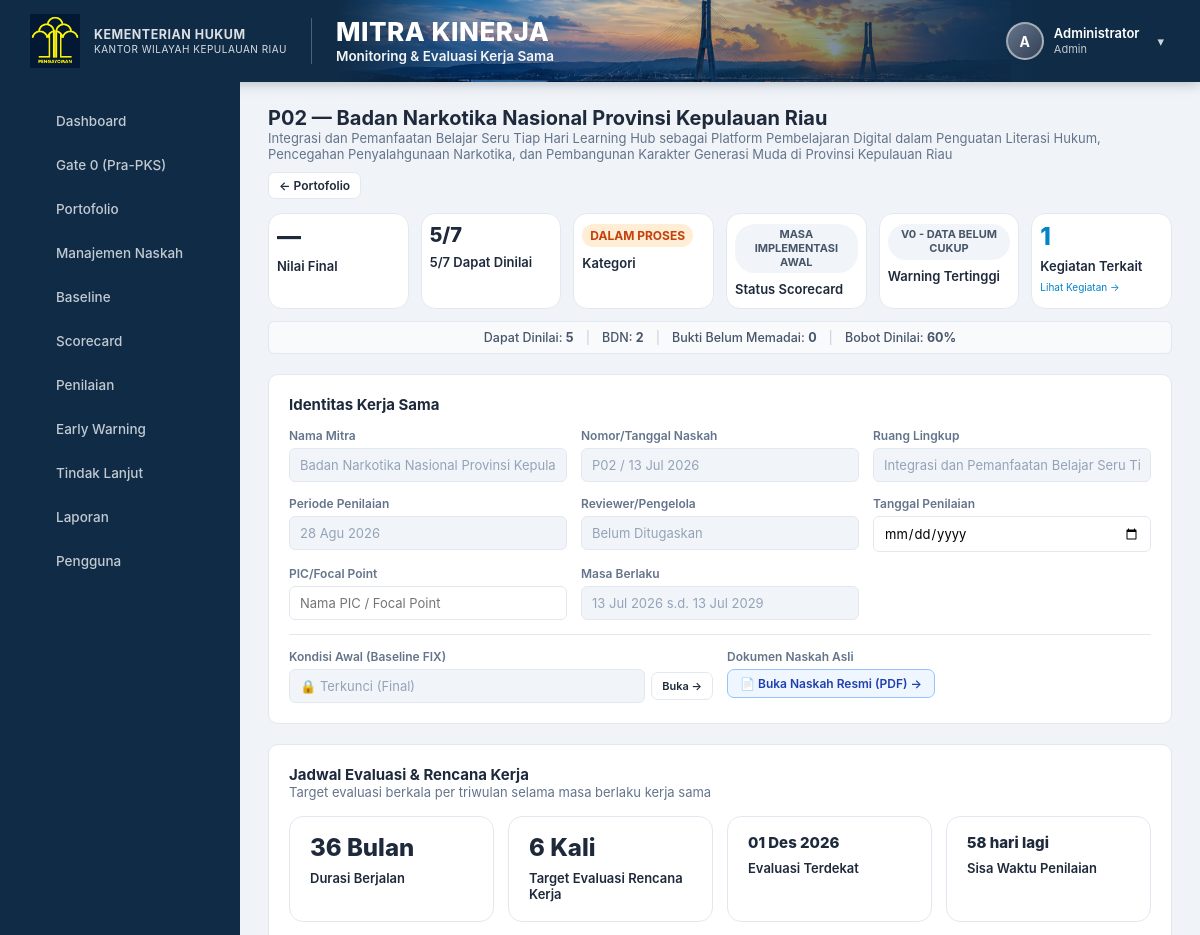
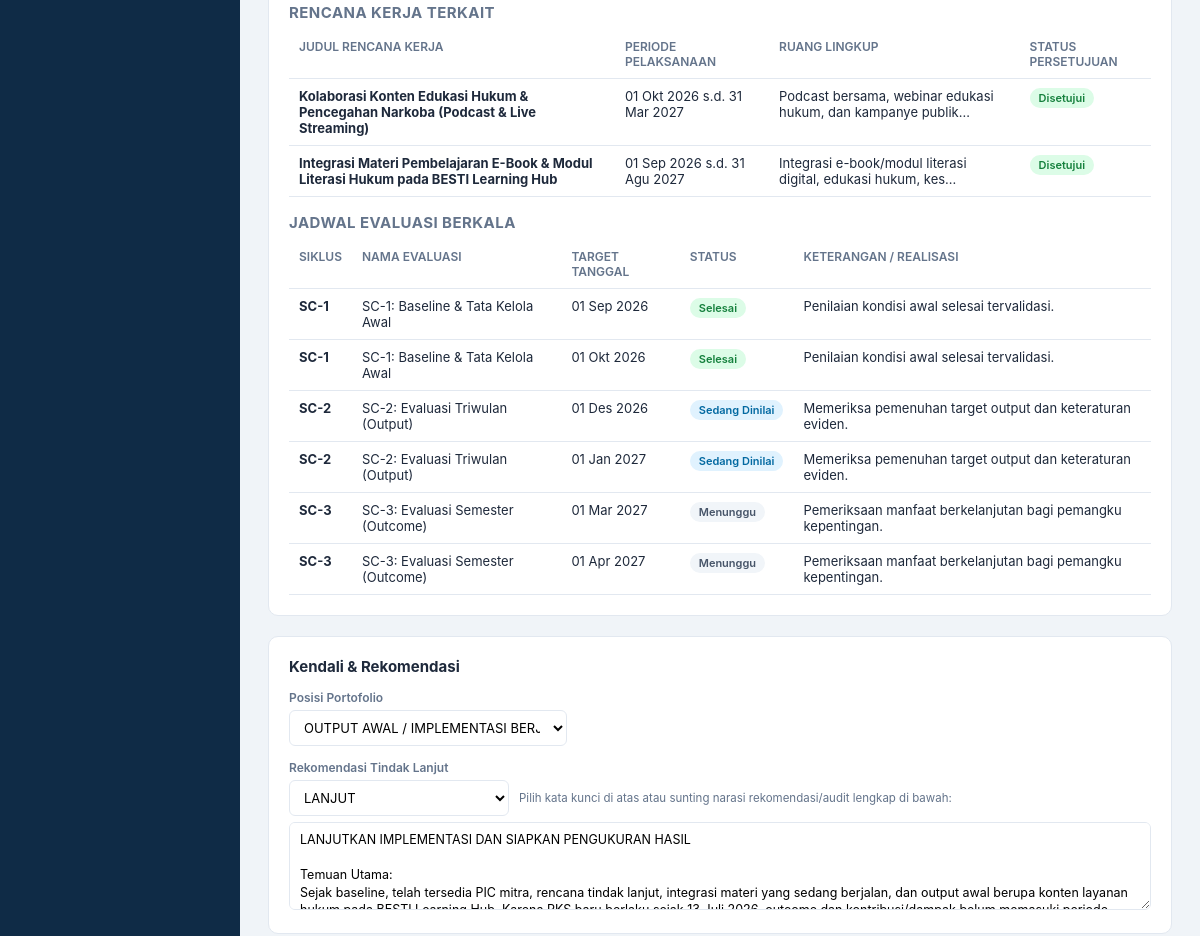
Before: /mitra_edit.php?id=2 (signed in, upper part) with the older database file (2 pictures, top to bottom).
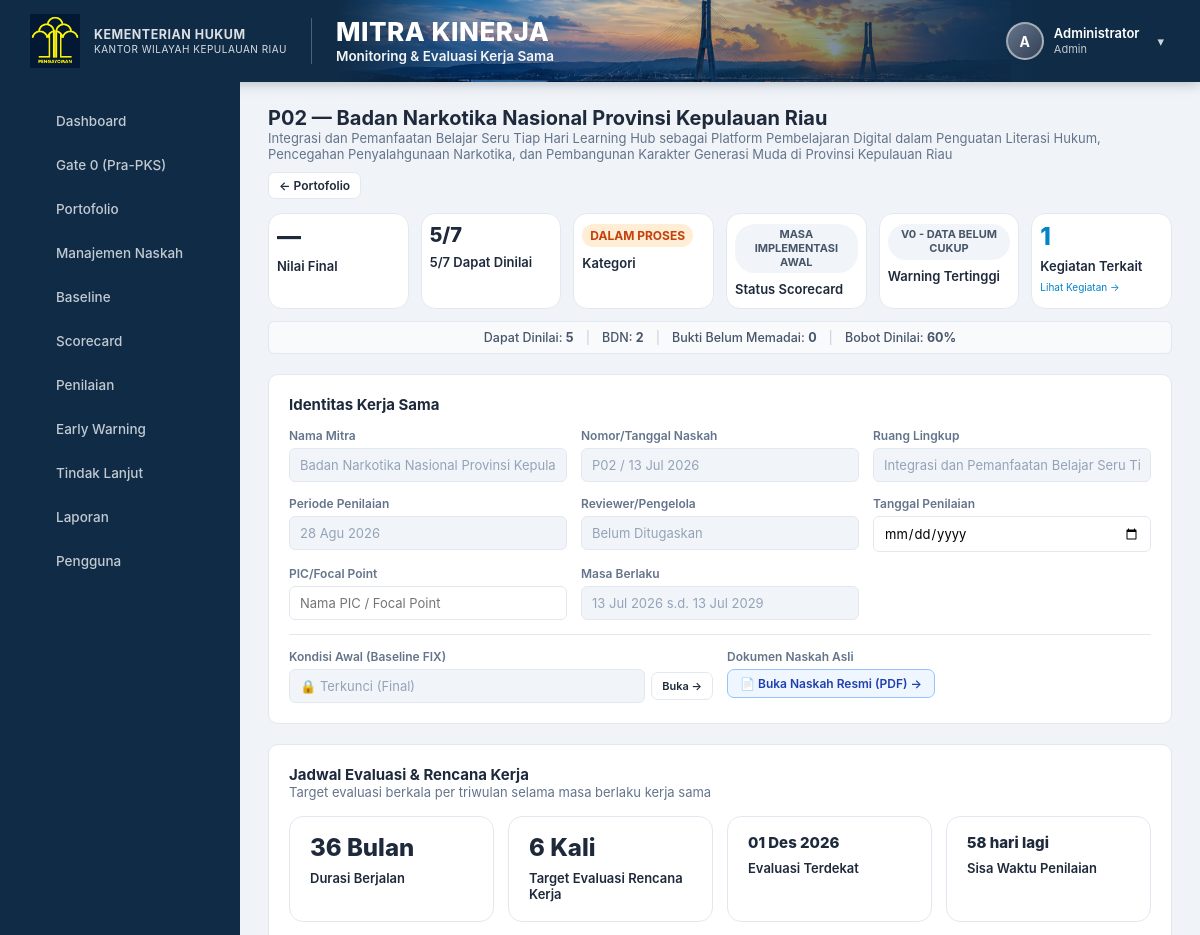
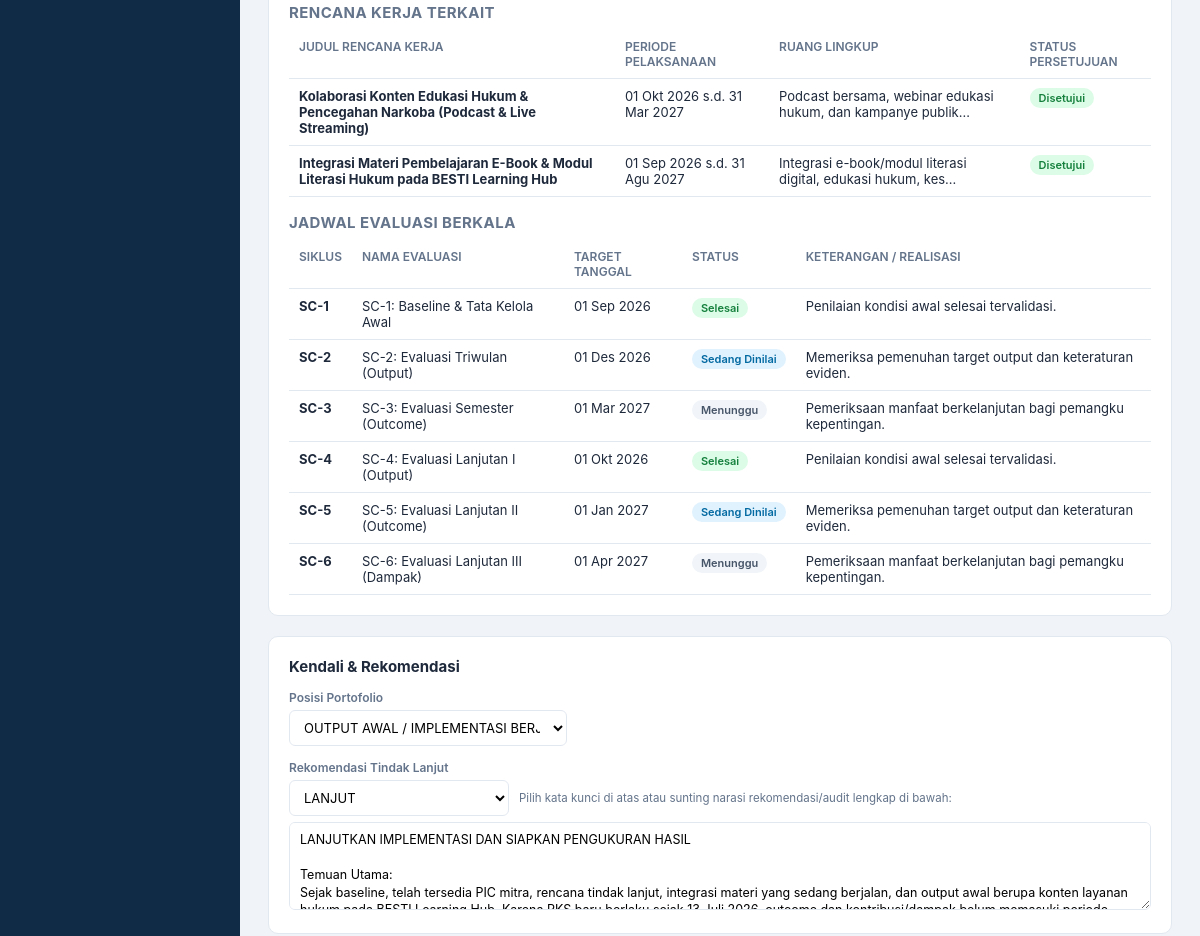
After: the same page with the newer database file (2 pictures, top to bottom).
### tables this page shows
CREATE TABLE `rencana_kerja` (
  `id` int(11) NOT NULL AUTO_INCREMENT,
  `mitra_id` int(11) NOT NULL,
  `judul_rencana` varchar(255) NOT NULL,
  `ruang_lingkup` text DEFAULT NULL,
  `maksud_tujuan` text DEFAULT NULL,
  `tanggal_mulai` date NOT NULL,
  `tanggal_selesai` date NOT NULL,
  `status` enum('Draft','Proses Persetujuan','Disetujui','Selesai') NOT NULL DEFAULT 'Disetujui',
  `alasan_persetujuan` text DEFAULT NULL,
  `draft_naskah` varchar(255) DEFAULT NULL,
  `created_at` timestamp NOT NULL DEFAULT current_timestamp(),
  PRIMARY KEY (`id`),
  KEY `mitra_id` (`mitra_id`),
  CONSTRAINT `rencana_kerja_ibfk_1` FOREIGN KEY (`mitra_id`) REFERENCES `mitra_kinerja` (`id`) ON DELETE CASCADE
);

CREATE TABLE `siklus_monev` (
  `id` int(11) NOT NULL AUTO_INCREMENT,
  `mitra_id` int(11) NOT NULL,
  `rencana_kerja_id` int(11) DEFAULT NULL,
  `siklus_ke` int(11) NOT NULL,
  `nama_siklus` varchar(100) NOT NULL,
  `tanggal_target_evaluasi` date NOT NULL,
  `tanggal_realisasi_evaluasi` date DEFAULT NULL,
  `status_siklus` enum('Menunggu','Perlu Penilaian Segera','Sedang Dinilai','Selesai') NOT NULL DEFAULT 'Menunggu',
  `catatan_monev` text DEFAULT NULL,
  `nilai_siklus` decimal(6,2) DEFAULT NULL,
  `created_at` timestamp NOT NULL DEFAULT current_timestamp(),
  PRIMARY KEY (`id`),
  UNIQUE KEY `uq_mitra_siklus` (`mitra_id`, `siklus_ke`),
  KEY `mitra_id` (`mitra_id`),
  KEY `rencana_kerja_id` (`rencana_kerja_id`),
  CONSTRAINT `siklus_monev_ibfk_1` FOREIGN KEY (`mitra_id`) REFERENCES `mitra_kinerja` (`id`) ON DELETE CASCADE,
  CONSTRAINT `siklus_monev_ibfk_2` FOREIGN KEY (`rencana_kerja_id`) REFERENCES `rencana_kerja` (`id`) ON DELETE SET NULL
);

### mitra_edit.php (the view, shortened to what the changed rows need)
<?php
require_once __DIR__ . '/includes/auth.php';
require_once __DIR__ . '/includes/data.php';
requireLogin();
$id = (int)($_GET['id'] ?? 0);
$pdo = getDB();
$stmt = $pdo->prepare('SELECT * FROM mitra_kinerja WHERE id = ?');
$stmt->execute([$id]);
$mitra = $stmt->fetch();
$summary = getMitraSummary($pdo, $mitra);
require __DIR__ . '/includes/header.php';
?>
<div class="flex-between" style="margin-bottom:14px;">
    <div>
        <h1 style="margin:0;font-size:20px;"><?= h($mitra['kode']) ?> — <?= h($mitra['nama_mitra']) ?></h1>
    </div>
</div>
<form method="post">
<div class="card">
    <h2>Identitas Kerja Sama</h2>
</div>
<?php
$rencanaKerja = [];
$siklusMonev = [];
try {
    $stmtRK = $pdo->prepare('SELECT * FROM rencana_kerja WHERE mitra_id = ? ORDER BY tanggal_mulai DESC');
    $stmtRK->execute([$id]);
    $rencanaKerja = $stmtRK->fetchAll();
    $stmtSM = $pdo->prepare('SELECT * FROM siklus_monev WHERE mitra_id = ? ORDER BY siklus_ke ASC');
    $stmtSM->execute([$id]);
    $siklusMonev = $stmtSM->fetchAll();
} catch (Throwable $e) {}
$monev = $summary['monev'];
?>
<div class="card" style="margin-top:20px;">
    <div class="flex-between">
        <div>
            <h2 style="margin:0;">Jadwal Evaluasi &amp; Rencana Kerja</h2>
        </div>
    </div>
    <div class="kpi-grid" style="margin:16px 0;grid-template-columns:repeat(auto-fit, minmax(140px, 1fr));">
        <div class="kpi-card">
            <div class="kpi-value"><?= $monev['total_siklus'] ?> Kali</div>
            <div class="kpi-label">Target Evaluasi Rencana Kerja</div>
        </div>
        <div class="kpi-card">
            <div class="kpi-value" style="font-size:15px;"><?= $monev['target_evaluasi_terdekat'] ? formatTanggal($monev['target_evaluasi_terdekat']) : '-' ?></div>
            <div class="kpi-label">Evaluasi Terdekat</div>
        </div>
    </div>
    <?php if (!empty($rencanaKerja)): ?>
    <div class="table-wrap" style="margin-bottom:16px;">
        <table>
            <thead>
                <tr><th>Judul Rencana Kerja</th><th>Periode Pelaksanaan</th><th>Ruang Lingkup</th><th>Status Persetujuan</th></tr>
            </thead>
            <tbody>
                <?php foreach ($rencanaKerja as $rk):
                    $rkStatus = trim((string)($rk['status'] ?? 'Draft'));
                    $rkBadge = match(strtolower($rkStatus)) {
                        'disetujui' => 'success',
                        'proses', 'dalam proses' => 'warning',
                        'draft' => 'secondary',
                        default => 'secondary'
                    };
                ?>
                <tr>
                    <td><strong><?= h($rk['judul_rencana']) ?></strong></td>
                    <td><?= formatTanggal($rk['tanggal_mulai']) ?> s.d. <?= formatTanggal($rk['tanggal_selesai']) ?></td>
                    <td><?= h(singkat($rk['ruang_lingkup'] ?? '-', 60)) ?></td>
                    <td><span class="badge badge-<?= $rkBadge ?>"><?= h($rk['status']) ?></span></td>
                </tr>
                <?php endforeach; ?>
            </tbody>
        </table>
    </div>
    <?php endif; ?>
    <div class="table-wrap">
        <table>
            <thead>
                <tr><th>Siklus</th><th>Nama Evaluasi</th><th>Target Tanggal</th><th>Status</th><th>Keterangan / Realisasi</th></tr>
            </thead>
            <tbody>
                <?php if (!empty($siklusMonev)): ?>
                    <?php foreach ($siklusMonev as $sm):
                        $smBadge = match($sm['status_siklus']) {
                            'Selesai' => 'success',
                            'Perlu Penilaian Segera' => 'warning',
                            'Sedang Dinilai' => 'info',
                            default => 'secondary'
                        };
                    ?>
                    <tr>
                        <td><strong>SC-<?= $sm['siklus_ke'] ?></strong></td>
                        <td><?= h($sm['nama_siklus']) ?></td>
                        <td><?= formatTanggal($sm['tanggal_target_evaluasi']) ?></td>
                        <td><span class="badge badge-<?= $smBadge ?>"><?= h($sm['status_siklus']) ?></span></td>
                        <td><?= h($sm['catatan_monev'] ?? ($sm['tanggal_realisasi_evaluasi'] ? 'Selesai: ' . formatTanggal($sm['tanggal_realisasi_evaluasi']) : '-')) ?></td>
                    </tr>
                    <?php endforeach; ?>
                <?php endif; ?>
            </tbody>
        </table>
    </div>
</div>
<div class="card" style="margin-top:20px;">
    <h2>Kendali &amp; Rekomendasi</h2>
</div>
</form>
<?php require __DIR__ . '/includes/footer.php'; ?>

### includes/header.php (shortened to what the changed rows need)
<?php
$user = currentUser();
$currentPage = basename($_SERVER['PHP_SELF'] ?? '', '.php');
$role = $user['role'] ?? 'pemeriksa';
$allNavItems = [
    ['page' => 'dashboard',      'label' => 'Dashboard',         'roles' => ['admin','pemeriksa','validator','pimpinan','pengampu','pic']],
    ['page' => 'gate0',          'label' => 'Gate 0 (Pra-PKS)',  'roles' => ['admin','pemeriksa','pimpinan','pengampu']],
    ['page' => 'portofolio',     'label' => 'Portofolio',        'roles' => ['admin','pemeriksa','validator','pimpinan','pengampu','pic']],
    ['page' => 'mitra_manage',   'label' => 'Manajemen Naskah',  'roles' => ['admin','pemeriksa','pengampu']],
    ['page' => 'baseline',       'label' => 'Baseline',          'roles' => ['admin','pemeriksa','validator','pimpinan','pengampu','pic']],
    ['page' => 'scorecard',      'label' => 'Scorecard',         'roles' => ['admin','pemeriksa','validator','pimpinan','pengampu','pic']],
    ['page' => 'mitra_validasi', 'label' => 'Penilaian',         'roles' => ['admin','pemeriksa','validator']],
    ['page' => 'early_warning',  'label' => 'Early Warning',     'roles' => ['admin','pemeriksa','validator','pimpinan','pengampu','pic']],
    ['page' => 'tindak_lanjut',  'label' => 'Tindak Lanjut',     'roles' => ['admin','pemeriksa','validator','pimpinan','pengampu','pic']],
    ['page' => 'laporan',        'label' => 'Laporan',           'roles' => ['admin','pemeriksa','validator','pimpinan','pengampu','pic']],
];
$navItems = array_filter($allNavItems, fn($n) => in_array($role, $n['roles'], true));
?>
<!DOCTYPE html>
<html lang="id">
<head>
<link rel="stylesheet" href="public/css/style.css?v=<?= filemtime(__DIR__ . '/../public/css/style.css') ?>">
</head>
<body>
<?php if ($user): ?>
<div class="app-layout">
<div class="app-layout-main">
    <aside class="sidebar">
        <nav class="sidebar-nav">
            <?php foreach ($navItems as $nav): ?>
            <a href="<?= $nav['page'] ?>.php" class="<?= $currentPage === $nav['page'] ? 'active' : '' ?>">
                <span class="nav-icon"><?= $icons[$nav['page']] ?? '' ?></span><span><?= $nav['label'] ?></span>
            </a>
            <?php endforeach; ?>
        </nav>
    </aside>
    <div class="app-content">
        <div class="page-body">
<?php else: ?>
<div class="page-body">
<?php endif; ?>

Changed rows visible on the page:
shown differently, row unchanged: siklus_monev "SC-2: Evaluasi Triwulan (Output)": moves up the list
shown differently, row unchanged: siklus_monev "SC-3: Evaluasi Semester (Outcome)": moves up the list
changed siklus_monev: siklus_ke "1" → "4"; nama_siklus "SC-1: Baseline & Tata Kelola Awal" → "SC-4: Evaluasi Lanjutan I (Output)"
changed siklus_monev: siklus_ke "2" → "5"; nama_siklus "SC-2: Evaluasi Triwulan (Output)" → "SC-5: Evaluasi Lanjutan II (Outcome)"
changed siklus_monev: siklus_ke "3" → "6"; nama_siklus "SC-3: Evaluasi Semester (Outcome)" → "SC-6: Evaluasi Lanjutan III (Dampak)"
